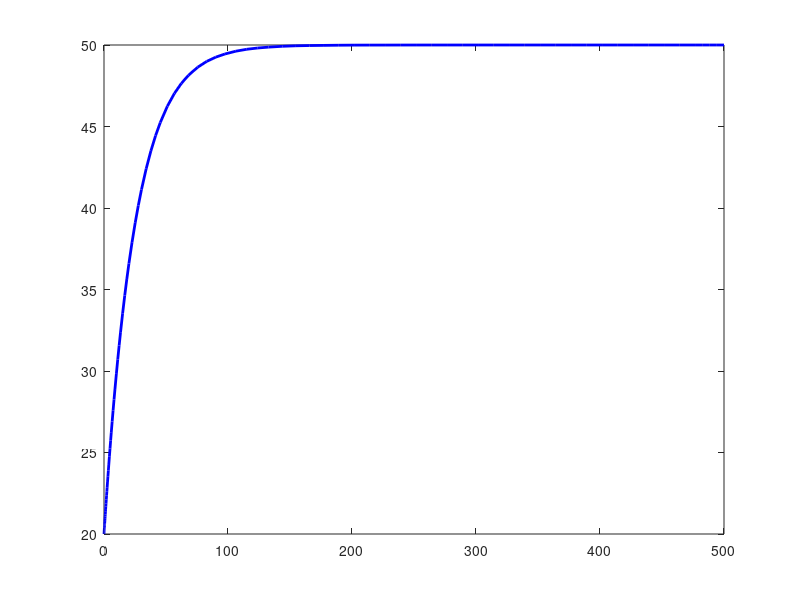

Write the MATLAB code that produced this figure. (Note: this script raises an error after producing the figure.)
%% Initialize Parameters
clear; clc;

% Thermocouple Properites
d = 0.0007; % m, of the thermocouple
r = d/2; % m, of the thermocouple
T_0 = 20; % *C, initial temp of thermocouple
T_inf = 50; % *C, temperature of surrounding air
A = 4 * pi * r^2; % m2, area of the sphere

% Air Properties
rho = 8500; % kg/m3, density of the air
C = 400; % J/kg-K, specific heat
k = 400; % w/m-k, thermal conductivity
epsilon = 0.85; % surface emissivity
h = 10; % W/m2-k, heat transfer coefficient
sigma = 5.67 * 10^(-8); % w/m2-k4, stefan-boltzmann constant
V = (4/3) * pi * r^3; % m3, volume of thermocouple

%% Assumptions
% Neglect heat conduction throught the shaft of the thermocouple junction
% Biot number < 0.1 (proven in class), therefore can used Lumped Capacitance method.

%% Solve Problem
% How long does it take the thermocouple junction to have a temperature
% reading within 0.5*C accuracy?
T_target = 49.5; % *C, target temperature

% ODE: dT/dt = (Q_in) / (rho * V * C)
% Q_in = h*A*(T_inf - T) + epsilon*sigma*A*((T_inf+273)^4 - (T+273)^4)

% define ODE function
dTdt = @(t, T) (h*A*(T_inf - T) + epsilon*sigma*A*((T_inf+273)^4 - (T+273)^4)) / (rho * V * C);

% time span (s), how long to calc for
tspan = [0 500];

% solve ODE
[t, T] = ode45(dTdt, tspan, T_0);

% find when T = T_target
idx = find(T >= T_target, 1);
time_to_accuracy = t(idx);

fprintf('The time for the thermocouple to reach the target temperature of 49.5°C is %.2f seconds \n', time_to_accuracy)

%% Graph Results

figure
plot(t, T, 'b', 'LineWidth', 2);
hold on
yline(50)
yline(49.5, 'r--', 'LineWidth', 1.5, 'Label', '49.5°C Threshold') % T_target
plot(time_to_accuracy, T(idx), 'ko', 'MarkerFaceColor', 'g')
text(time_to_accuracy+5, T(idx), sprintf('Time to 49.5°C: %.2f sec', time_to_accuracy), 'FontSize', 12, 'HorizontalAlignment', 'left', 'VerticalAlignment', 'top');
yline(20) % T_0
ylim([15,55])
xlabel('Time (s)')
ylabel('Temperature (C)')
title('Thermocouple Junction Temperature vs Time');
grid on
legend('Temperature', 'Threshold (49.5°C)', 'Target Reached', 'Location', 'east');
